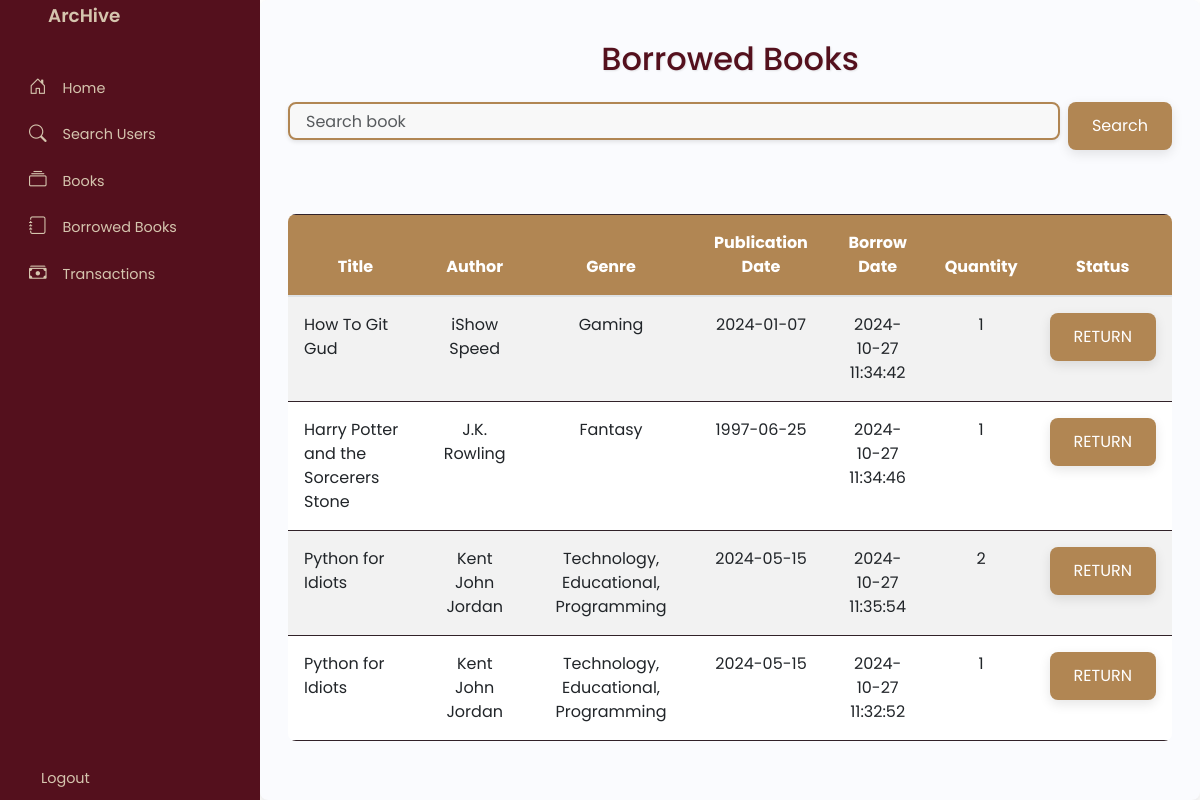
/account.php (signed in), run on an earlier commit of the app's database.
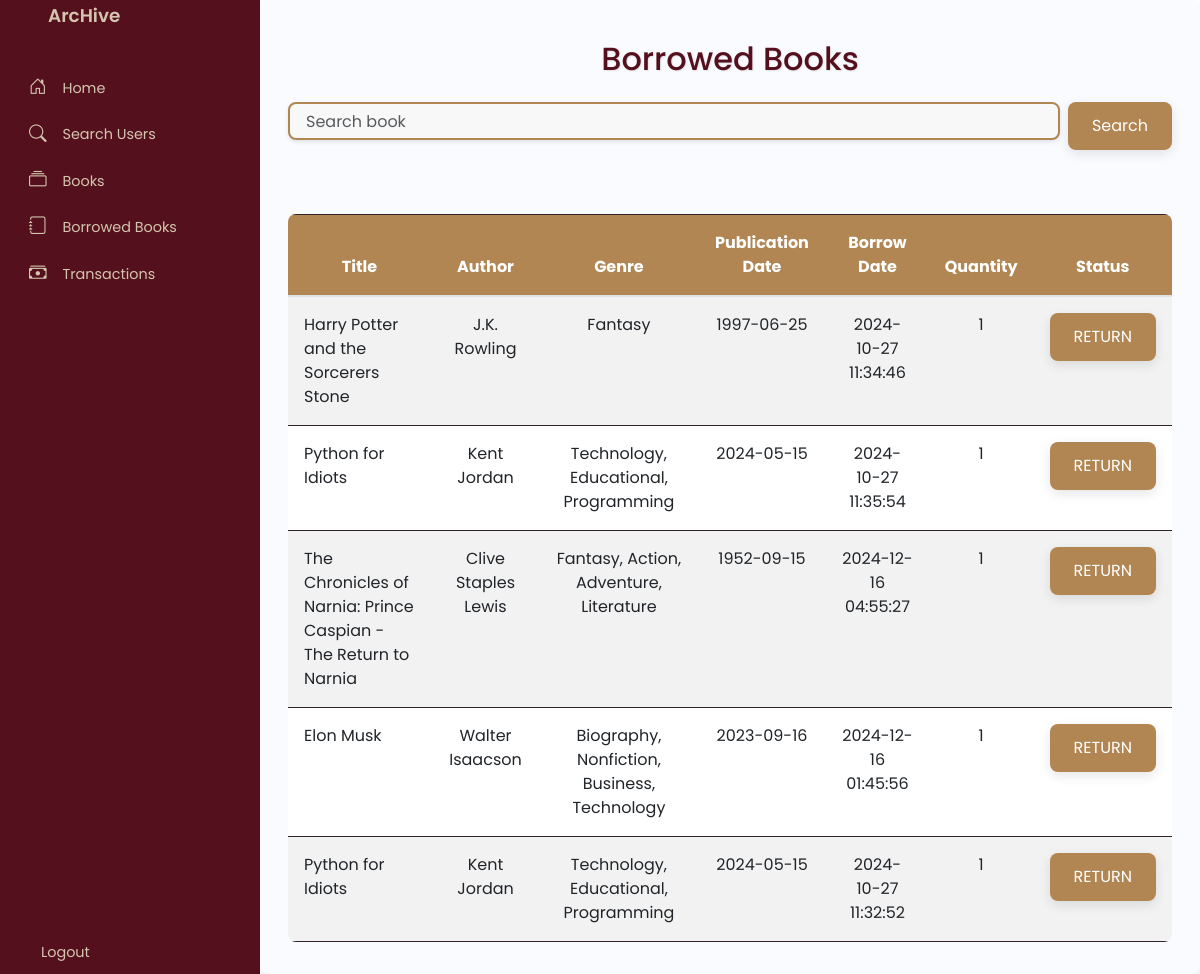
And on a later commit of the database.
### tables this page shows
CREATE TABLE `book` (
  `id` char(36) NOT NULL DEFAULT uuid(),
  `title` varchar(255) NOT NULL,
  `authorId` char(36) NOT NULL,
  `genre` varchar(255) DEFAULT NULL,
  `quantity` int(11) DEFAULT NULL,
  `publicationDate` date DEFAULT NULL,
  `imageLocation` longtext DEFAULT NULL,
  `description` longtext DEFAULT NULL
);

CREATE TABLE `authors` (
  `id` char(36) NOT NULL DEFAULT uuid(),
  `firstName` varchar(255) NOT NULL,
  `lastName` varchar(255) NOT NULL
);

CREATE TABLE `borrowed_books` (
  `id` char(36) NOT NULL DEFAULT uuid(),
  `userId` char(36) NOT NULL,
  `bookId` char(36) NOT NULL,
  `quantity` int(11) NOT NULL,
  `borrowDate` datetime NOT NULL
);

### non_views/borrowed_books.php (called while the page is built, shortened)
<?php
    require_once 'config/db_config.php';
    if($_SERVER['REQUEST_METHOD'] === 'GET'){
        if(isset($_GET['browseBorrowedBook'])){
            $browseBorrowedBook = $_GET['browseBorrowedBook'];
        }else{
            $browseBorrowedBook = '';
        }
        $currentUserId = $_SESSION['loggedUserId'];
        $browseBorrowedBookQuery = "
            SELECT bb.id as borrowId, b.id as book_id, b.title, a.firstName, a.lastName, b.genre, b.publicationDate, bb.quantity, bb.borrowDate, u.id FROM book b
            INNER JOIN authors a ON b.authorId=a.id
            INNER JOIN borrowed_books bb ON b.id=bb.bookId
            INNER JOIN users u ON bb.userId='$currentUserId'
            WHERE u.id='$currentUserId' AND (b.title LIKE '$browseBorrowedBook%' OR a.firstName LIKE '$browseBorrowedBook%' OR a.lastName LIKE '$browseBorrowedBook%')";
        $browseBorrowedBookResult = mysqli_query($conn, $browseBorrowedBookQuery);
    }
?>

### account.php (the view, shortened to what the changed rows need)
<?php
    require_once 'config/db_config.php';
    require_once 'non_views/borrowed_books.php';
?>
<!DOCTYPE html>
<html lang="en">
<head>
    <link href="https://stackpath.bootstrapcdn.com/bootstrap/4.5.2/css/bootstrap.min.css" rel="stylesheet">
    <link href="https://cdnjs.cloudflare.com/ajax/libs/font-awesome/5.15.4/css/all.min.css" rel="stylesheet">
    <link href="https://cdn.lineicons.com/4.0/lineicons.css" rel="stylesheet" />
    <link href="https://cdn.jsdelivr.net/npm/bootstrap@5.3.0-alpha3/dist/css/bootstrap.min.css" rel="stylesheet"
>
    <link rel="stylesheet" href="https://cdnjs.cloudflare.com/ajax/libs/bootstrap-icons/1.8.1/font/bootstrap-icons.min.css">
    <link rel="stylesheet" href="css/home.css">
    <link rel="stylesheet" href="css/sidebar.css">
</head>
<body>
    <div class="wrapper">
<div class="main p-3">
    <div id="borrowedBooks" class="tabContent container ">
        <h2 class="text-center my-4">Borrowed Books</h2>
        <br>
        <table class="table table-bordered table-striped table-hover" style="text-align: center;">
            <thead>
                <tr>
                    <th>Title</th>
                    <th>Author</th>
                    <th>Genre</th>
                    <th>Publication Date</th>
                    <th>Borrow Date</th>
                    <th>Quantity</th>
                    <th>Status</th>
                </tr>
            </thead>
            <tbody>
                <?php
                    if(isset($browseBorrowedBookResult)){
                        while($row = mysqli_fetch_array($browseBorrowedBookResult)){?>
                            <tr>
                                <td style="text-align: left;"><?=$row['title']?></td>
                                <td><?=$row['firstName']." ". $row['lastName']?></td>
                                <td><?=$row['genre']?></td>
                                <td><?=$row['publicationDate']?></td>
                                <td><?=$row['borrowDate']?></td>
                                <td><?=$row['quantity']?></td>
                                <td><input type="submit" value="RETURN" onclick="returnPrompt('<?= $row['borrowId']; ?>', '<?= $row['book_id'];?>')"></td>
                            </tr>
                    <?php }} ?>
            </tbody>
        </table>
    </div>
</div>
</body>
</html>

What changed in the data, as far as the page shows it:
removed book: title "How To Git Gud", authorId.firstName "iShow", authorId.lastName "Speed", genre "Gaming", publicationDate "2024-01-07", borrowed_books.borrowDate "2024-10-27 11:34:42", borrowed_books.quantity "1"
changed book "Python for Idiots": authorId.firstName "Kent John" → "Kent"; borrowed_books.quantity "2" → "1"
now on this page (row edited): book: title "The Chronicles of Narnia: Prince Caspian - The Return to Narnia", authorId.firstName "Clive Staples", authorId.lastName "Lewis", genre "Fantasy, Action, Adventure, Literature", publicationDate "1952-09-15", borrowed_books.borrowDate "2024-12-16 04:55:27", borrowed_books.quantity "1"
added book: title "Elon Musk", authorId.firstName "Walter", authorId.lastName "Isaacson", genre "Biography, Nonfiction, Business, Technology", publicationDate "2023-09-16", borrowed_books.borrowDate "2024-12-16 01:45:56", borrowed_books.quantity "1"
